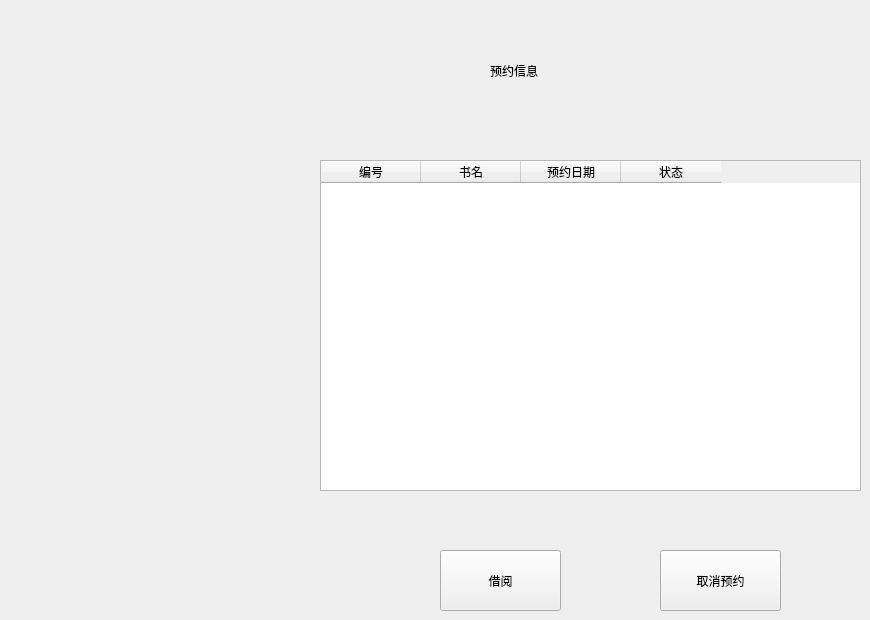
     <widget class="QWidget" name="ordercanclewindow">
      <widget class="QTableWidget" name="orderInfotable">
       <property name="geometry">
        <rect>
         <x>320</x>
         <y>160</y>
         <width>541</width>
         <height>331</height>
        </rect>
       </property>
       <property name="styleSheet">
        <string notr="true">font: 9pt &quot;微软雅黑&quot;;</string>
       </property>
       <column>
        <property name="text">
         <string>编号</string>
        </property>
       </column>
       <column>
        <property name="text">
         <string>书名</string>
        </property>
       </column>
       <column>
        <property name="text">
         <string>预约日期</string>
        </property>
       </column>
       <column>
        <property name="text">
         <string>状态</string>
        </property>
       </column>
      </widget>
      <widget class="QPushButton" name="ordercancleBtn">
       <property name="geometry">
        <rect>
         <x>660</x>
         <y>550</y>
         <width>121</width>
         <height>61</height>
        </rect>
       </property>
       <property name="styleSheet">
        <string notr="true">font: 9pt &quot;微软雅黑&quot;;</string>
       </property>
       <property name="text">
        <string>取消预约</string>
       </property>
      </widget>
      <widget class="QLabel" name="label_11">
       <property name="geometry">
        <rect>
         <x>490</x>
         <y>30</y>
         <width>181</width>
         <height>81</height>
        </rect>
       </property>
       <property name="styleSheet">
        <string notr="true">font: 22pt &quot;微软雅黑&quot;;</string>
       </property>
       <property name="text">
        <string>预约信息</string>
       </property>
      </widget>
      <widget class="QPushButton" name="orderokBtn">
       <property name="geometry">
        <rect>
         <x>440</x>
         <y>550</y>
         <width>121</width>
         <height>61</height>
        </rect>
       </property>
       <property name="styleSheet">
        <string notr="true">font: 9pt &quot;微软雅黑&quot;;</string>
       </property>
       <property name="text">
        <string>借阅</string>
       </property>
      </widget>
     </widget>
